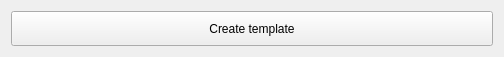
<?xml version="1.0" encoding="UTF-8"?>
<ui version="4.0">
 <class>catalogInfoTools</class>
 <widget class="QWidget" name="catalogInfoTools">
  <property name="geometry">
   <rect>
    <x>0</x>
    <y>0</y>
    <width>504</width>
    <height>57</height>
   </rect>
  </property>
  <property name="sizePolicy">
   <sizepolicy hsizetype="Preferred" vsizetype="Expanding">
    <horstretch>0</horstretch>
    <verstretch>0</verstretch>
   </sizepolicy>
  </property>
  <property name="maximumSize">
   <size>
    <width>16777215</width>
    <height>60</height>
   </size>
  </property>
  <property name="windowTitle">
   <string>Form</string>
  </property>
  <layout class="QGridLayout" name="gridLayout">
   <item row="0" column="0">
    <widget class="QPushButton" name="addTemplate">
     <property name="sizePolicy">
      <sizepolicy hsizetype="Minimum" vsizetype="Expanding">
       <horstretch>0</horstretch>
       <verstretch>0</verstretch>
      </sizepolicy>
     </property>
     <property name="text">
      <string>Create template</string>
     </property>
    </widget>
   </item>
  </layout>
 </widget>
 <resources/>
 <connections/>
</ui>
